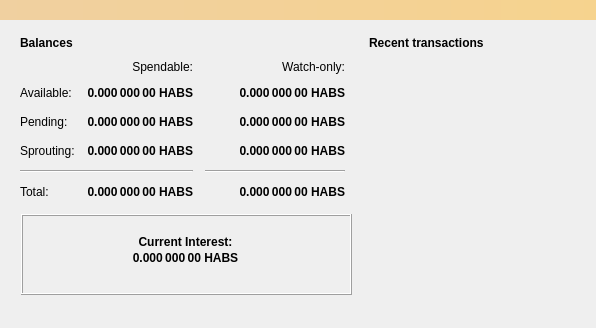
<?xml version="1.0" encoding="UTF-8"?>
<ui version="4.0">
 <class>OverviewPage</class>
 <widget class="QWidget" name="OverviewPage">
  <property name="geometry">
   <rect>
    <x>0</x>
    <y>0</y>
    <width>596</width>
    <height>328</height>
   </rect>
  </property>
  <property name="sizePolicy">
   <sizepolicy hsizetype="Preferred" vsizetype="Preferred">
    <horstretch>0</horstretch>
    <verstretch>0</verstretch>
   </sizepolicy>
  </property>
  <property name="windowTitle">
   <string>Form</string>
  </property>
  <layout class="QVBoxLayout" name="verticalLayout_6">
   <item>
    <layout class="QHBoxLayout" name="horizontalLayout" stretch="1,1">
     <property name="spacing">
      <number>6</number>
     </property>
     <property name="sizeConstraint">
      <enum>QLayout::SetDefaultConstraint</enum>
     </property>
     <property name="topMargin">
      <number>12</number>
     </property>
     <item>
      <layout class="QVBoxLayout" name="verticalLayout_2">
       <item>
        <widget class="QFrame" name="frame">
         <property name="frameShape">
          <enum>QFrame::NoFrame</enum>
         </property>
         <property name="frameShadow">
          <enum>QFrame::Raised</enum>
         </property>
         <layout class="QVBoxLayout" name="verticalLayout_4">
          <item>
           <layout class="QHBoxLayout" name="horizontalLayout_4">
            <item>
             <widget class="QLabel" name="label_5">
              <property name="font">
               <font>
                <bold>true</bold>
               </font>
              </property>
              <property name="text">
               <string>Balances</string>
              </property>
             </widget>
            </item>
            <item>
             <widget class="QPushButton" name="labelWalletStatus">
              <property name="enabled">
               <bool>false</bool>
              </property>
              <property name="maximumSize">
               <size>
                <width>30</width>
                <height>16777215</height>
               </size>
              </property>
              <property name="toolTip">
               <string>The displayed information may be out of date. Your wallet automatically synchronizes with the HashBeans network after a connection is established, but this process has not completed yet.</string>
              </property>
              <property name="text">
               <string/>
              </property>
              <property name="icon">
               <iconset>
                <normaloff>:/icons/warning</normaloff>
                <disabledoff>:/icons/warning</disabledoff>:/icons/warning</iconset>
              </property>
              <property name="iconSize">
               <size>
                <width>24</width>
                <height>24</height>
               </size>
              </property>
              <property name="flat">
               <bool>true</bool>
              </property>
             </widget>
            </item>
            <item>
             <spacer name="horizontalSpacer_3">
              <property name="orientation">
               <enum>Qt::Horizontal</enum>
              </property>
              <property name="sizeHint" stdset="0">
               <size>
                <width>40</width>
                <height>20</height>
               </size>
              </property>
             </spacer>
            </item>
           </layout>
          </item>
          <item>
           <layout class="QGridLayout" name="gridLayout">
            <property name="spacing">
             <number>12</number>
            </property>
            <item row="1" column="1">
             <widget class="QLabel" name="labelBalance">
              <property name="font">
               <font>
                <bold>true</bold>
               </font>
              </property>
              <property name="cursor">
               <cursorShape>IBeamCursor</cursorShape>
              </property>
              <property name="toolTip">
               <string>Your current spendable balance</string>
              </property>
              <property name="text">
               <string notr="true">0.000 000 00 HABS</string>
              </property>
              <property name="alignment">
               <set>Qt::AlignRight|Qt::AlignTrailing|Qt::AlignVCenter</set>
              </property>
              <property name="textInteractionFlags">
               <set>Qt::LinksAccessibleByMouse|Qt::TextSelectableByKeyboard|Qt::TextSelectableByMouse</set>
              </property>
             </widget>
            </item>
            <item row="1" column="2">
             <widget class="QLabel" name="labelWatchAvailable">
              <property name="font">
               <font>
                <bold>true</bold>
               </font>
              </property>
              <property name="cursor">
               <cursorShape>IBeamCursor</cursorShape>
              </property>
              <property name="toolTip">
               <string>Your current balance in watch-only addresses</string>
              </property>
              <property name="text">
               <string notr="true">0.000 000 00 HABS</string>
              </property>
              <property name="alignment">
               <set>Qt::AlignRight|Qt::AlignTrailing|Qt::AlignVCenter</set>
              </property>
              <property name="textInteractionFlags">
               <set>Qt::LinksAccessibleByMouse|Qt::TextSelectableByKeyboard|Qt::TextSelectableByMouse</set>
              </property>
             </widget>
            </item>
            <item row="1" column="0">
             <widget class="QLabel" name="labelBalanceText">
              <property name="text">
               <string>Available:</string>
              </property>
             </widget>
            </item>
            <item row="0" column="2">
             <widget class="QLabel" name="labelWatchonly">
              <property name="text">
               <string>Watch-only:</string>
              </property>
              <property name="alignment">
               <set>Qt::AlignRight|Qt::AlignTrailing|Qt::AlignVCenter</set>
              </property>
             </widget>
            </item>
            <item row="4" column="0" colspan="2">
             <widget class="Line" name="line">
              <property name="orientation">
               <enum>Qt::Horizontal</enum>
              </property>
             </widget>
            </item>
            <item row="2" column="3">
             <spacer name="horizontalSpacer_2">
              <property name="orientation">
               <enum>Qt::Horizontal</enum>
              </property>
              <property name="sizeHint" stdset="0">
               <size>
                <width>40</width>
                <height>20</height>
               </size>
              </property>
             </spacer>
            </item>
            <item row="3" column="2">
             <widget class="QLabel" name="labelWatchImmature">
              <property name="font">
               <font>
                <bold>true</bold>
               </font>
              </property>
              <property name="cursor">
               <cursorShape>IBeamCursor</cursorShape>
              </property>
              <property name="toolTip">
               <string>Mined balance in watch-only addresses that has not yet matured</string>
              </property>
              <property name="text">
               <string notr="true">0.000 000 00 HABS</string>
              </property>
              <property name="alignment">
               <set>Qt::AlignRight|Qt::AlignTrailing|Qt::AlignVCenter</set>
              </property>
              <property name="textInteractionFlags">
               <set>Qt::LinksAccessibleByMouse|Qt::TextSelectableByKeyboard|Qt::TextSelectableByMouse</set>
              </property>
             </widget>
            </item>
            <item row="5" column="0">
             <widget class="QLabel" name="labelTotalText">
              <property name="text">
               <string>Total:</string>
              </property>
             </widget>
            </item>
            <item row="2" column="0">
             <widget class="QLabel" name="labelPendingText">
              <property name="text">
               <string>Pending:</string>
              </property>
             </widget>
            </item>
            <item row="2" column="1">
             <widget class="QLabel" name="labelUnconfirmed">
              <property name="font">
               <font>
                <bold>true</bold>
               </font>
              </property>
              <property name="cursor">
               <cursorShape>IBeamCursor</cursorShape>
              </property>
              <property name="toolTip">
               <string>Total of transactions that have yet to be confirmed, and do not yet count toward the spendable balance</string>
              </property>
              <property name="text">
               <string notr="true">0.000 000 00 HABS</string>
              </property>
              <property name="alignment">
               <set>Qt::AlignRight|Qt::AlignTrailing|Qt::AlignVCenter</set>
              </property>
              <property name="textInteractionFlags">
               <set>Qt::LinksAccessibleByMouse|Qt::TextSelectableByKeyboard|Qt::TextSelectableByMouse</set>
              </property>
             </widget>
            </item>
            <item row="4" column="2">
             <widget class="Line" name="lineWatchBalance">
              <property name="sizePolicy">
               <sizepolicy hsizetype="Preferred" vsizetype="Fixed">
                <horstretch>0</horstretch>
                <verstretch>0</verstretch>
               </sizepolicy>
              </property>
              <property name="minimumSize">
               <size>
                <width>140</width>
                <height>0</height>
               </size>
              </property>
              <property name="orientation">
               <enum>Qt::Horizontal</enum>
              </property>
             </widget>
            </item>
            <item row="5" column="1">
             <widget class="QLabel" name="labelTotal">
              <property name="font">
               <font>
                <bold>true</bold>
               </font>
              </property>
              <property name="cursor">
               <cursorShape>IBeamCursor</cursorShape>
              </property>
              <property name="toolTip">
               <string>Your current total balance</string>
              </property>
              <property name="text">
               <string notr="true">0.000 000 00 HABS</string>
              </property>
              <property name="alignment">
               <set>Qt::AlignRight|Qt::AlignTrailing|Qt::AlignVCenter</set>
              </property>
              <property name="textInteractionFlags">
               <set>Qt::LinksAccessibleByMouse|Qt::TextSelectableByKeyboard|Qt::TextSelectableByMouse</set>
              </property>
             </widget>
            </item>
            <item row="3" column="0">
             <widget class="QLabel" name="labelImmatureText">
              <property name="text">
               <string>Sprouting:</string>
              </property>
             </widget>
            </item>
            <item row="5" column="2">
             <widget class="QLabel" name="labelWatchTotal">
              <property name="font">
               <font>
                <bold>true</bold>
               </font>
              </property>
              <property name="cursor">
               <cursorShape>IBeamCursor</cursorShape>
              </property>
              <property name="toolTip">
               <string>Current total balance in watch-only addresses</string>
              </property>
              <property name="text">
               <string notr="true">0.000 000 00 HABS</string>
              </property>
              <property name="alignment">
               <set>Qt::AlignRight|Qt::AlignTrailing|Qt::AlignVCenter</set>
              </property>
              <property name="textInteractionFlags">
               <set>Qt::LinksAccessibleByMouse|Qt::TextSelectableByKeyboard|Qt::TextSelectableByMouse</set>
              </property>
             </widget>
            </item>
            <item row="2" column="2">
             <widget class="QLabel" name="labelWatchPending">
              <property name="font">
               <font>
                <bold>true</bold>
               </font>
              </property>
              <property name="cursor">
               <cursorShape>IBeamCursor</cursorShape>
              </property>
              <property name="toolTip">
               <string>Unconfirmed transactions to watch-only addresses</string>
              </property>
              <property name="text">
               <string notr="true">0.000 000 00 HABS</string>
              </property>
              <property name="alignment">
               <set>Qt::AlignRight|Qt::AlignTrailing|Qt::AlignVCenter</set>
              </property>
              <property name="textInteractionFlags">
               <set>Qt::LinksAccessibleByMouse|Qt::TextSelectableByKeyboard|Qt::TextSelectableByMouse</set>
              </property>
             </widget>
            </item>
            <item row="3" column="1">
             <widget class="QLabel" name="labelImmature">
              <property name="font">
               <font>
                <bold>true</bold>
               </font>
              </property>
              <property name="cursor">
               <cursorShape>IBeamCursor</cursorShape>
              </property>
              <property name="toolTip">
               <string>Mined balance that has not yet matured</string>
              </property>
              <property name="text">
               <string notr="true">0.000 000 00 HABS</string>
              </property>
              <property name="alignment">
               <set>Qt::AlignRight|Qt::AlignTrailing|Qt::AlignVCenter</set>
              </property>
              <property name="textInteractionFlags">
               <set>Qt::LinksAccessibleByMouse|Qt::TextSelectableByKeyboard|Qt::TextSelectableByMouse</set>
              </property>
             </widget>
            </item>
            <item row="0" column="1">
             <widget class="QLabel" name="labelSpendable">
              <property name="text">
               <string>Spendable:</string>
              </property>
              <property name="alignment">
               <set>Qt::AlignRight|Qt::AlignTrailing|Qt::AlignVCenter</set>
              </property>
             </widget>
            </item>
           </layout>
          </item>
         </layout>
        </widget>
       </item>
       <item>
        <widget class="QFrame" name="frame_4">
         <property name="frameShape">
          <enum>QFrame::NoFrame</enum>
         </property>
         <property name="frameShadow">
          <enum>QFrame::Plain</enum>
         </property>
         <widget class="QFrame" name="frame_5">
          <property name="geometry">
           <rect>
            <x>10</x>
            <y>0</y>
            <width>331</width>
            <height>81</height>
           </rect>
          </property>
          <property name="frameShape">
           <enum>QFrame::Box</enum>
          </property>
          <property name="frameShadow">
           <enum>QFrame::Raised</enum>
          </property>
          <widget class="QWidget" name="layoutWidget">
           <property name="geometry">
            <rect>
             <x>4</x>
             <y>10</y>
             <width>321</width>
             <height>61</height>
            </rect>
           </property>
           <layout class="QVBoxLayout" name="_2">
            <property name="spacing">
             <number>2</number>
            </property>
            <property name="sizeConstraint">
             <enum>QLayout::SetDefaultConstraint</enum>
            </property>
            <property name="leftMargin">
             <number>0</number>
            </property>
            <property name="topMargin">
             <number>2</number>
            </property>
            <property name="rightMargin">
             <number>0</number>
            </property>
            <item>
             <spacer name="verticalSpacer">
              <property name="orientation">
               <enum>Qt::Vertical</enum>
              </property>
              <property name="sizeHint" stdset="0">
               <size>
                <width>20</width>
                <height>18</height>
               </size>
              </property>
             </spacer>
            </item>
            <item>
             <widget class="QLabel" name="labelTotalText_2">
              <property name="font">
               <font>
                <bold>true</bold>
               </font>
              </property>
              <property name="layoutDirection">
               <enum>Qt::LeftToRight</enum>
              </property>
              <property name="text">
               <string>Current Interest:</string>
              </property>
              <property name="alignment">
               <set>Qt::AlignCenter</set>
              </property>
             </widget>
            </item>
            <item>
             <widget class="QLabel" name="labelInterest">
              <property name="font">
               <font>
                <bold>true</bold>
               </font>
              </property>
              <property name="cursor">
               <cursorShape>IBeamCursor</cursorShape>
              </property>
              <property name="toolTip">
               <string>Your current total balance</string>
              </property>
              <property name="text">
               <string notr="true">0.000 000 00 HABS</string>
              </property>
              <property name="alignment">
               <set>Qt::AlignCenter</set>
              </property>
              <property name="textInteractionFlags">
               <set>Qt::LinksAccessibleByMouse|Qt::TextSelectableByKeyboard|Qt::TextSelectableByMouse</set>
              </property>
             </widget>
            </item>
            <item>
             <spacer name="verticalSpacer_3">
              <property name="orientation">
               <enum>Qt::Vertical</enum>
              </property>
              <property name="sizeHint" stdset="0">
               <size>
                <width>20</width>
                <height>28</height>
               </size>
              </property>
             </spacer>
            </item>
           </layout>
          </widget>
         </widget>
        </widget>
       </item>
      </layout>
     </item>
     <item>
      <layout class="QVBoxLayout" name="verticalLayout_3">
       <item>
        <widget class="QFrame" name="frame_2">
         <property name="frameShape">
          <enum>QFrame::NoFrame</enum>
         </property>
         <property name="frameShadow">
          <enum>QFrame::Raised</enum>
         </property>
         <layout class="QVBoxLayout" name="verticalLayout">
          <item>
           <layout class="QHBoxLayout" name="horizontalLayout_2">
            <item>
             <widget class="QLabel" name="label_4">
              <property name="font">
               <font>
                <bold>true</bold>
               </font>
              </property>
              <property name="text">
               <string>Recent transactions</string>
              </property>
             </widget>
            </item>
            <item>
             <widget class="QPushButton" name="labelTransactionsStatus">
              <property name="enabled">
               <bool>false</bool>
              </property>
              <property name="maximumSize">
               <size>
                <width>30</width>
                <height>16777215</height>
               </size>
              </property>
              <property name="toolTip">
               <string>The displayed information may be out of date. Your wallet automatically synchronizes with the HashBeans network after a connection is established, but this process has not completed yet.</string>
              </property>
              <property name="text">
               <string/>
              </property>
              <property name="icon">
               <iconset>
                <normaloff>:/icons/warning</normaloff>
                <disabledoff>:/icons/warning</disabledoff>:/icons/warning</iconset>
              </property>
              <property name="iconSize">
               <size>
                <width>24</width>
                <height>24</height>
               </size>
              </property>
              <property name="flat">
               <bool>true</bool>
              </property>
             </widget>
            </item>
            <item>
             <spacer name="horizontalSpacer">
              <property name="orientation">
               <enum>Qt::Horizontal</enum>
              </property>
              <property name="sizeHint" stdset="0">
               <size>
                <width>40</width>
                <height>20</height>
               </size>
              </property>
             </spacer>
            </item>
           </layout>
          </item>
          <item>
           <widget class="QListView" name="listTransactions">
            <property name="styleSheet">
             <string notr="true">QListView { background: transparent; }</string>
            </property>
            <property name="frameShape">
             <enum>QFrame::NoFrame</enum>
            </property>
            <property name="verticalScrollBarPolicy">
             <enum>Qt::ScrollBarAlwaysOff</enum>
            </property>
            <property name="horizontalScrollBarPolicy">
             <enum>Qt::ScrollBarAlwaysOff</enum>
            </property>
            <property name="selectionMode">
             <enum>QAbstractItemView::NoSelection</enum>
            </property>
           </widget>
          </item>
         </layout>
        </widget>
       </item>
       <item>
        <spacer name="verticalSpacer_2">
         <property name="orientation">
          <enum>Qt::Vertical</enum>
         </property>
         <property name="sizeType">
          <enum>QSizePolicy::Maximum</enum>
         </property>
         <property name="sizeHint" stdset="0">
          <size>
           <width>10</width>
           <height>10</height>
          </size>
         </property>
        </spacer>
       </item>
      </layout>
     </item>
    </layout>
   </item>
  </layout>
  <widget class="QLabel" name="labelAlerts">
   <property name="geometry">
    <rect>
     <x>0</x>
     <y>0</y>
     <width>800</width>
     <height>20</height>
    </rect>
   </property>
   <property name="visible">
    <bool>false</bool>
   </property>
   <property name="styleSheet">
    <string notr="true">background-color: qlineargradient(x1: 0, y1: 0, x2: 1, y2: 0, stop:0 #F0D0A0, stop:1 #F8D488); color:#000000;</string>
   </property>
   <property name="wordWrap">
    <bool>true</bool>
   </property>
   <property name="margin">
    <number>3</number>
   </property>
  </widget>
 </widget>
 <resources/>
 <connections/>
</ui>
